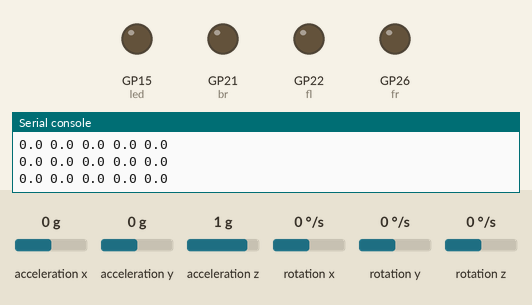
The program below on a simulated Raspberry Pi Pico running MicroPython. Parts: output pins drawn as LEDs (lit = HIGH), the last lines printed to the serial console. Dashed ring = blinking. The test bench sets the inputs (shaded band); at power-on: rotation x 0 °/s, acceleration x 0 g, acceleration y 0 g, acceleration z 1 g, rotation y 0 °/s, rotation z 0 °/s. WiFi joins after 1.5 s; threads take turns every 2 ms; pins used as bus, display or sensor lines are not drawn.

Above: at 3.2 s.
3.3 s: rotation x set to -192 °/s
At 4.6 s:
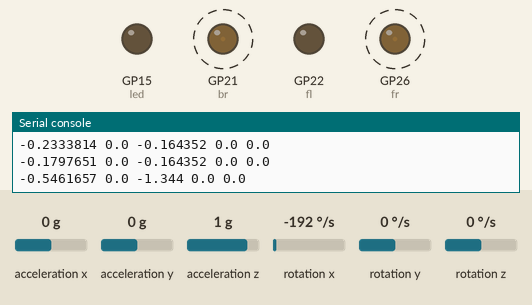
6.3 s: acceleration x set to -1.4 g
9.3 s: acceleration y set to -1.4 g
At 10.8 s:
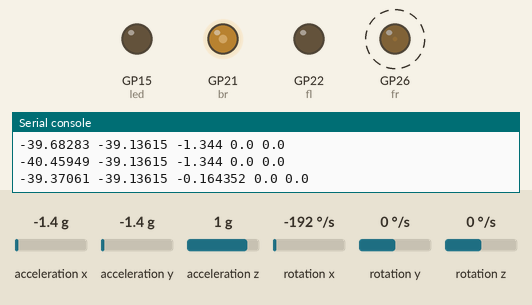
12.3 s: rotation x set to -100 °/s
At 13.5 s:
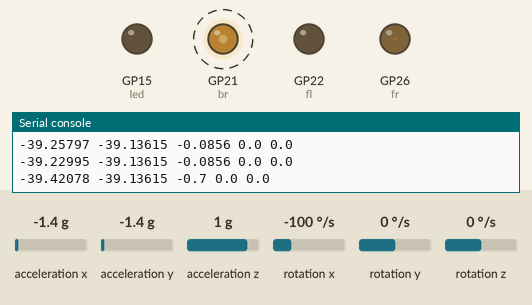
Timing chart, 0 to 16.3 s (numbered marks = the images above; inputs shaded):
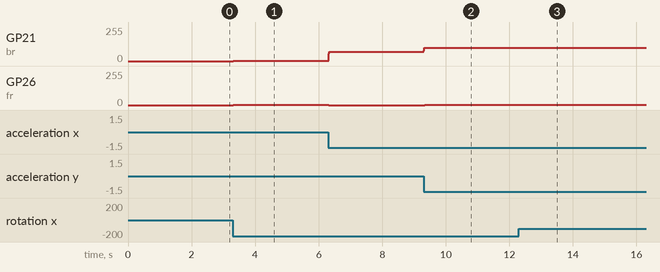

The program:

PID_V2.py
```python
import network
import socket
import time
import _thread
from machine import Pin, PWM
import machine
import utime
import ustruct
import sys
import math
import MPU6050

# Set up the I2C interface
i2c = machine.I2C(0, sda=machine.Pin(16), scl=machine.Pin(17))

# Set up the MPU6050 class
mpu = MPU6050.MPU6050(i2c)

# wake up the MPU6050 from sleep
mpu.wake()

led = Pin(15, Pin.OUT)

fl = machine.Pin(22)
fr = machine.Pin(26)
bl = machine.Pin(28)
br = machine.Pin(21)

mot_fl = PWM(fl)
mot_fr = PWM(fr)
mot_bl = PWM(bl)
mot_br = PWM(br)

frequency = 5000
mot_fl.freq (frequency)
mot_fr.freq (frequency)
mot_bl.freq (frequency)
mot_br.freq (frequency)

## Set te desired angles variables
des_x = 0
des_y = 0

## Set the PID Constants
pid_xd = 0
pid_xi = 0
pid_xp = 0.5
pid_yd = 0
pid_yi = 0
pid_yp = 0.5

ssid = 'Bens Laptop'
password = 'password'

wlan = network.WLAN(network.STA_IF)
wlan.active(True)
wlan.connect(ssid, password)

html = """<!DOCTYPE html>
<html>
    <head> <title>Pico W</title> </head>
    <body> <h1>Pico W</h1>
        <p>%s</p>
    </body>
</html>
"""

max_wait = 10
while max_wait > 0:
    if wlan.status() < 0 or wlan.status() >= 3:
        break
    max_wait -= 1
    print('waiting for connection...')
    time.sleep(1)

if wlan.status() != 3:
    raise RuntimeError('network connection failed')
else:
    print('connected')
    status = wlan.ifconfig(('192.168.137.200', '255.255.255.0', '192.168.1.1', '8.8.8.8'))
    print('ip = 192.168.137.200')


## Set te desired angles variables
des_x = 0
des_y = 0

run_pid = True
throttle = 0 # 0-100 pls
def cap_val(val, lower, upper):
    if val < lower:
        val = lower
    if val > upper:
        val = upper
    return val
def median(data):
    data = sorted(data)
    n = len(data)
    if n % 2 == 1:
        return data[n//2]
    else:
        i = n//2
        return (data[i - 1] + data[i])/2
def read_and_print_accelerometer():
    global throttle, des_x, des_y, pid_xp, pid_xi, pid_xd, pid_yp, pid_yi, pid_yd, mot_fr, mot_fl, mot_bl, mot_br, run_pid
    err_x = err_y = x_pid_i = y_pid_i = 0
    ## Calibrate the gyro:
    err_gyro_x = 0
    err_gyro_y = 0
    err_gyro_z = 0
    ang_x = ang_y = ang_gyr_x = ang_gyr_y = 0
    print("Calibrating Gyro, please remain still")
    for i in range(200):
        x, y, z = mpu.read_gyro_data()
        err_gyro_x += x
        err_gyro_y += y
        err_gyro_z += z
    err_gyro_x = err_gyro_x / 200
    err_gyro_y = err_gyro_y / 200
    err_gyro_z = err_gyro_z / 200
    print("All done!! Starting PID now")
    previous_time = time.ticks_us()
    while run_pid:
        ang_xs = []
        ang_ys = []
        for i in range(20):
            gyr_x, gyr_y, gyr_z = mpu.read_gyro_data()
            acc_x, acc_y, acc_z = mpu.read_accel_data()
            new_time = time.ticks_us()
            gyr_x -= err_gyro_x
            gyr_y -= err_gyro_y
            gyr_z -= err_gyro_z
            angc_gyr_x = gyr_x*(new_time - previous_time)/1000000 # microseconds to seconds
            angc_gyr_y = gyr_y*(new_time - previous_time)/1000000 # microseconds to seconds
            previous_time = new_time

            ang_acc_y = math.atan(acc_x / (acc_y**2 + acc_z**2)**0.5) * 360 / math.pi / 2
            ang_acc_x = math.atan(acc_y / (acc_x**2 + acc_z**2)**0.5) * 360 / math.pi / 2

            # Combine the two measurements...
            ang_x = 0.5 * (ang_x + angc_gyr_x) + 0.5 * ang_acc_x
            ang_y = 0.5 * (ang_y + angc_gyr_y) + 0.5* ang_acc_y

            ang_xs.append(ang_x)
            ang_ys.append(ang_y)
        ang_x = 0
        ang_y = 0
        for r in range(len(ang_xs)):
            ang_x += ang_xs[r] / len(ang_xs)
            ang_y += ang_ys[r] / len(ang_xs)
        ## DIRECTIONS ARE ORTHOGONAL to the drone, will change that here
        use_ang_x = ang_y
        use_ang_y = ang_x

        prev_err_x = err_x
        prev_err_y = err_y

        err_x = use_ang_x - des_x
        err_y = use_ang_y - des_y

        x_pid_p = err_x * pid_xp
        y_pid_p = err_y * pid_yp

        x_pid_i += err_x * pid_xi
        y_pid_i += err_y * pid_yi

        x_pid_d = (err_x - prev_err_x) * pid_xd
        y_pid_d = (err_y - prev_err_y) * pid_yd

        val_x = x_pid_p + x_pid_i + x_pid_d
        val_y = y_pid_p + y_pid_i + y_pid_d

        ### MOTOR OUTPUT VALUES ###
        val_fl = cap_val(throttle + val_x + val_y, 0, 100)
        val_fr = cap_val(throttle + val_x - val_y, 0, 100)
        val_bl = cap_val(throttle - val_x + val_y, 0, 100)
        val_br = cap_val(throttle - val_x - val_y, 0, 100)

        mot_fl.duty_u16(int(val_fl / 100 * 65535))
        mot_fr.duty_u16(int(val_fr / 100 * 65535))
        mot_bl.duty_u16(int(val_bl / 100 * 65535))
        mot_br.duty_u16(int(val_br / 100 * 65535))
        '''
        # Print results
        print("X:", "{:.2f}".format(ang_x), \
              "| Y:", "{:.2f}".format(ang_y), \
              "| Z:", "{:.2f}".format(acc_z))

        # Print results
        print("FL:", "{:.2f}".format(val_fl), \
              "| FR:", "{:.2f}".format(val_fr), \
              "| BL:", "{:.2f}".format(val_bl), \
              "| BR:", "{:.2f}".format(val_br))
        print("FL:", "{:.2f}".format(int(val_fl / 100 * 65535)), \
              "| FR:", "{:.2f}".format(int(val_fr / 100 * 65535)), \
              "| BL:", "{:.2f}".format(int(val_bl / 100 * 65535)), \
              "| BR:", "{:.2f}".format(int(val_br / 100 * 65535)))
        '''
        print(ang_x, ang_y, angc_gyr_x, angc_gyr_y, err_gyro_y)
        #utime.sleep(0.01)


## START WEBPAGE SERVER

_thread.start_new_thread(read_and_print_accelerometer, ())

addr = socket.getaddrinfo('0.0.0.0', 80)[0][-1]

s = socket.socket()
s.bind(addr)
s.listen(1)

print('listening on', addr)
# Listen for connections
while True:
    try:
        cl, addr = s.accept()
        print('client connected from', addr)
        request = cl.recv(1024)
        request = str(request)
        print(request)
        #print(request.find('/up/down'))
        if request.find('/up/w') != -1:
            print("up/w")
        if request.find('/up/a') != -1:
            print("up/a")
        if request.find('/up/s') != -1:
            print("up/s")
        if request.find('/up/d') != -1:
            print("up/d")
        if request.find('/up/kup') != -1:
            print("up/up")
        if request.find('/up/kdown') != -1:
            print("up/down")


        if request.find('/down/w') != -1:
            print("down/w")
        if request.find('/down/a') != -1:
            print("down/a")
        if request.find('/down/s') != -1:
            print("down/s")
        if request.find('/down/d') != -1:
            print("down/d")
        if request.find('/down/kup') != -1:
            print("down/up")
            throttle += 10
        if request.find('/down/kdown') != -1:
            print("down/down")
            throttle -= 10

        response = html % "Hi"

        cl.send('HTTP/1.0 200 OK\r\nContent-type: text/html\r\n\r\n')
        cl.send(response)
        cl.close()

    except OSError as e:
        cl.close()
        print('connection closed')
    except KeyboardInterrupt:
        #cl.close()
        run_pid = False
        break
run_pid = False
```

Measured:
- after the input at 3.3 s, GP21 (br), GP26 (fr): alternates 2/255 for 0.02 s and 1/255 for 0.22 s, starting at once
- after the input at 9.3 s, GP26 (fr): alternates 2/255 for 0.02 s and 1/255 for 0.22 s, starting at once
- after the input at 12.3 s, GP26 (fr): stops changing and stays 1/255
